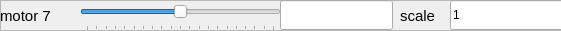
  <widget class="QFrame" name="frame_8">
   <property name="geometry">
    <rect>
     <x>10</x>
     <y>240</y>
     <width>561</width>
     <height>31</height>
    </rect>
   </property>
   <property name="frameShape">
    <enum>QFrame::StyledPanel</enum>
   </property>
   <property name="frameShadow">
    <enum>QFrame::Raised</enum>
   </property>
   <widget class="QLabel" name="name_8">
    <property name="geometry">
     <rect>
      <x>0</x>
      <y>0</y>
      <width>68</width>
      <height>31</height>
     </rect>
    </property>
    <property name="font">
     <font>
      <pointsize>11</pointsize>
      <weight>50</weight>
      <italic>false</italic>
      <bold>false</bold>
     </font>
    </property>
    <property name="text">
     <string>motor 7</string>
    </property>
   </widget>
   <widget class="QSlider" name="motor_setPoint_slider_7">
    <property name="geometry">
     <rect>
      <x>80</x>
      <y>0</y>
      <width>201</width>
      <height>31</height>
     </rect>
    </property>
    <property name="toolTip">
     <string extracomment="slider to move change set point for this motor"/>
    </property>
    <property name="minimum">
     <number>-100</number>
    </property>
    <property name="maximum">
     <number>100</number>
    </property>
    <property name="value">
     <number>0</number>
    </property>
    <property name="orientation">
     <enum>Qt::Horizontal</enum>
    </property>
    <property name="tickPosition">
     <enum>QSlider::TicksBelow</enum>
    </property>
    <property name="tickInterval">
     <number>10</number>
    </property>
   </widget>
   <widget class="QLineEdit" name="motor_setPoint_7">
    <property name="geometry">
     <rect>
      <x>280</x>
      <y>0</y>
      <width>113</width>
      <height>30</height>
     </rect>
    </property>
    <property name="text">
     <string extracomment="manually change set point here"/>
    </property>
    <property name="readOnly">
     <bool>true</bool>
    </property>
   </widget>
   <widget class="QLabel" name="scale_8">
    <property name="geometry">
     <rect>
      <x>400</x>
      <y>0</y>
      <width>41</width>
      <height>31</height>
     </rect>
    </property>
    <property name="font">
     <font>
      <pointsize>11</pointsize>
      <weight>50</weight>
      <italic>false</italic>
      <bold>false</bold>
     </font>
    </property>
    <property name="text">
     <string>scale</string>
    </property>
   </widget>
   <widget class="QLineEdit" name="motor_scale_7">
    <property name="geometry">
     <rect>
      <x>450</x>
      <y>0</y>
      <width>113</width>
      <height>30</height>
     </rect>
    </property>
    <property name="text">
     <string extracomment="use this to scale the slider (-100,100)">1</string>
    </property>
    <property name="readOnly">
     <bool>false</bool>
    </property>
   </widget>
  </widget>
